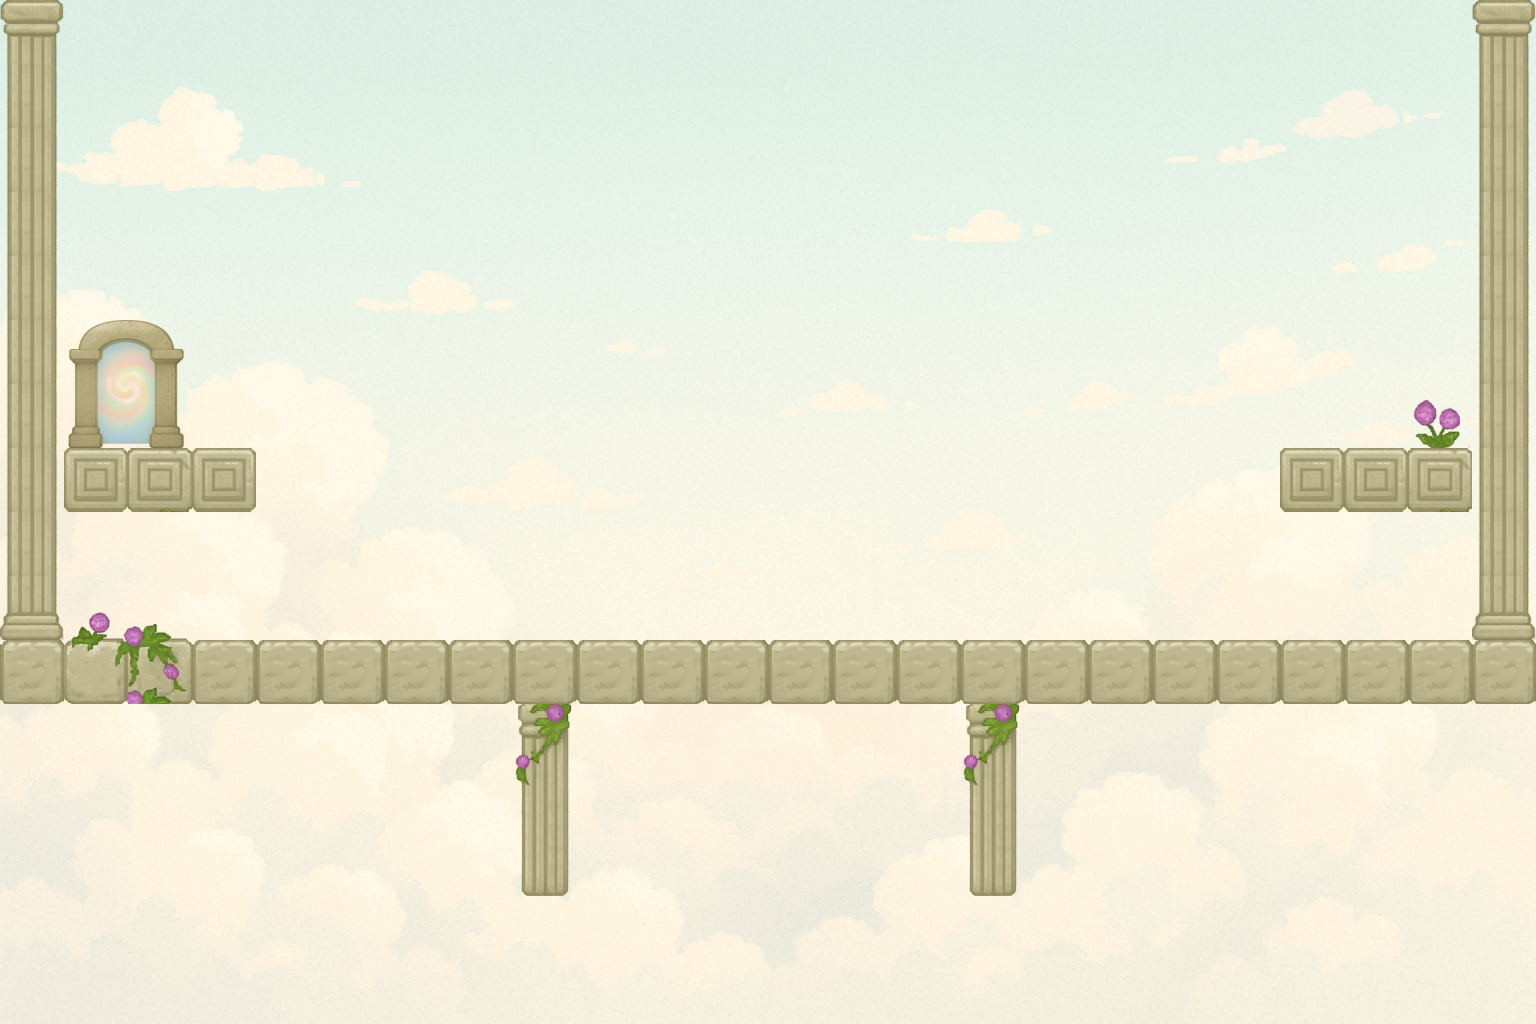

The image is a tile-based game level rendered from a .tmx file. Its description and complete source (layers, tilesets, objects, tile grids) follow:
An orthogonal 24x16 tile map with 64x64 px tiles, 3 tile layers (Ground, Obstacle, Decoration), 3 tilesets, 1 image layer and 15 objects (6x waypoint, 3x enemy_spawn, 3x gem, player_spawn, portal, ...).

<map version="1.10" tiledversion="1.11.2" orientation="orthogonal" renderorder="right-down" width="24" height="16" tilewidth="64" tileheight="64" infinite="0" nextlayerid="9" nextobjectid="49">
 <tileset firstgid="1" source="../tilesets/items.tsx" />
 <tileset firstgid="226" source="../tilesets/enemy.tsx" />
 <tileset firstgid="326" source="../tilesets/tile-1.tsx" />
 <imagelayer id="4" name="Background">
  <image source="../images/level/background_2.png" width="1536" height="1024" />
 </imagelayer>
 <objectgroup id="7" name="Enemies">
  <object id="12" name="enemy_2" type="enemy_spawn" gid="236" x="600" y="640" width="96" height="96">
   <properties>
    <property name="enemy_type" type="int" value="0" />
    <property name="speed" type="int" value="120" />
   </properties>
  </object>
  <object id="16" name="enemy_1" type="enemy_spawn" gid="236" x="200" y="640" width="96" height="96">
   <properties>
    <property name="enemy_type" type="int" value="0" />
    <property name="speed" type="int" value="120" />
   </properties>
  </object>
  <object id="33" name="enemy_3" type="enemy_spawn" gid="236" x="1000" y="640" width="96" height="96">
   <properties>
    <property name="enemy_type" type="int" value="0" />
    <property name="speed" type="int" value="120" />
   </properties>
  </object>
  <object id="42" name="enemy_1_start" type="waypoint" x="200" y="640">
   <point />
  </object>
  <object id="43" name="enemy_1_end" type="waypoint" x="500" y="640">
   <point />
  </object>
  <object id="44" name="enemy_2_start" type="waypoint" x="600" y="640">
   <point />
  </object>
  <object id="45" name="enemy_2_end" type="waypoint" x="900" y="640">
   <point />
  </object>
  <object id="46" name="enemy_3_end" type="waypoint" x="1000" y="640">
   <point />
  </object>
  <object id="47" name="enemy_3_start" type="waypoint" x="1300" y="640">
   <point />
  </object>
 </objectgroup>
 <objectgroup id="8" name="Player">
  <object id="22" name="player" type="player_spawn" x="1340" y="330">
   <point />
  </object>
 </objectgroup>
 <objectgroup id="5" name="Doors">
  <object id="3" name="portal" type="portal" x="96" y="360.32" width="59.8944" height="86.6893" />
 </objectgroup>
 <objectgroup id="6" name="Items">
  <object id="7" name="gem_1" type="gem" gid="1" x="1340" y="320" width="64" height="64" />
  <object id="37" name="gem_2" type="gem" gid="1" x="738.898" y="453.333" width="64" height="64" />
  <object id="38" name="gem_3" type="gem" gid="1" x="225" y="420" width="64" height="64" />
  <object id="39" name="box_1" type="box" gid="16" x="1281.38" y="446" width="64" height="64" />
 </objectgroup>
 <layer id="1" name="Ground" width="24" height="16">
  <data encoding="csv">
0,0,0,0,0,0,0,0,0,0,0,0,0,0,0,0,0,0,0,0,0,0,0,0,
0,0,0,0,0,0,0,0,0,0,0,0,0,0,0,0,0,0,0,0,0,0,0,0,
0,0,0,0,0,0,0,0,0,0,0,0,0,0,0,0,0,0,0,0,0,0,0,0,
0,0,0,0,0,0,0,0,0,0,0,0,0,0,0,0,0,0,0,0,0,0,0,0,
0,0,0,0,0,0,0,0,0,0,0,0,0,0,0,0,0,0,0,0,0,0,0,0,
0,0,0,0,0,0,0,0,0,0,0,0,0,0,0,0,0,0,0,0,0,0,0,0,
0,0,0,0,0,0,0,0,0,0,0,0,0,0,0,0,0,0,0,0,0,0,0,0,
0,331,333,0,0,0,0,0,0,0,0,0,0,0,0,0,0,0,0,0,331,331,333,0,
0,0,0,0,0,0,0,0,0,0,0,0,0,0,0,0,0,0,0,0,0,0,0,0,
0,0,0,0,0,0,0,0,0,0,0,0,0,0,0,0,0,0,0,0,0,0,0,0,
332,334,335,332,332,332,332,332,332,332,332,332,332,332,332,332,332,332,332,332,332,332,332,332,
0,0,0,0,0,0,0,0,0,0,0,0,0,0,0,0,0,0,0,0,0,0,0,0,
0,0,0,0,0,0,0,0,0,0,0,0,0,0,0,0,0,0,0,0,0,0,0,0,
0,0,0,0,0,0,0,0,0,0,0,0,0,0,0,0,0,0,0,0,0,0,0,0,
0,0,0,0,0,0,0,0,0,0,0,0,0,0,0,0,0,0,0,0,0,0,0,0,
0,0,0,0,0,0,0,0,0,0,0,0,0,0,0,0,0,0,0,0,0,0,0,0
</data>
 </layer>
 <layer id="2" name="Obstacle" width="24" height="16">
  <data encoding="csv">
336,0,0,0,0,0,0,0,0,0,0,0,0,0,0,0,0,0,0,0,0,0,0,336,
341,0,0,0,0,0,0,0,0,0,0,0,0,0,0,0,0,0,0,0,0,0,0,341,
341,0,0,0,0,0,0,0,0,0,0,0,0,0,0,0,0,0,0,0,0,0,0,341,
341,0,0,0,0,0,0,0,0,0,0,0,0,0,0,0,0,0,0,0,0,0,0,341,
341,0,0,0,0,0,0,0,0,0,0,0,0,0,0,0,0,0,0,0,0,0,0,341,
341,0,0,0,0,0,0,0,0,0,0,0,0,0,0,0,0,0,0,0,0,0,0,341,
341,0,0,0,0,0,0,0,0,0,0,0,0,0,0,0,0,0,0,0,0,0,0,341,
341,0,0,331,0,0,0,0,0,0,0,0,0,0,0,0,0,0,0,0,0,0,0,341,
341,0,0,0,0,0,0,0,0,0,0,0,0,0,0,0,0,0,0,0,0,0,0,341,
346,0,0,0,0,0,0,0,0,0,0,0,0,0,0,0,0,0,0,0,0,0,0,346,
0,0,0,0,0,0,0,0,0,0,0,0,0,0,0,0,0,0,0,0,0,0,0,0,
0,0,0,0,0,0,0,0,338,0,0,0,0,0,0,338,0,0,0,0,0,0,0,0,
0,0,0,0,0,0,0,0,343,0,0,0,0,0,0,343,0,0,0,0,0,0,0,0,
0,0,0,0,0,0,0,0,348,0,0,0,0,0,0,348,0,0,0,0,0,0,0,0,
0,0,0,0,0,0,0,0,0,0,0,0,0,0,0,0,0,0,0,0,0,0,0,0,
0,0,0,0,0,0,0,0,0,0,0,0,0,0,0,0,0,0,0,0,0,0,0,0
</data>
 </layer>
 <layer id="3" name="Decoration" width="24" height="16">
  <data encoding="csv">
0,0,0,0,0,0,0,0,0,0,0,0,0,0,0,0,0,0,0,0,0,0,0,0,
0,0,0,0,0,0,0,0,0,0,0,0,0,0,0,0,0,0,0,0,0,0,0,0,
0,0,0,0,0,0,0,0,0,0,0,0,0,0,0,0,0,0,0,0,0,0,0,0,
0,0,0,0,0,0,0,0,0,0,0,0,0,0,0,0,0,0,0,0,0,0,0,0,
0,0,0,0,0,0,0,0,0,0,0,0,0,0,0,0,0,0,0,0,0,0,0,0,
0,344,345,0,0,0,0,0,0,0,0,0,0,0,0,0,0,0,0,0,0,0,0,0,
0,349,350,0,0,0,0,0,0,0,0,0,0,0,0,0,0,0,0,0,0,0,328,0,
0,0,0,0,0,0,0,0,0,0,0,0,0,0,0,0,0,0,0,0,0,0,0,0,
0,0,0,0,0,0,0,0,0,0,0,0,0,0,0,0,0,0,0,0,0,0,0,0,
0,329,330,0,0,0,0,0,0,0,0,0,0,0,0,0,0,0,0,0,0,0,0,0,
0,0,330,0,0,0,0,0,0,0,0,0,0,0,0,0,0,0,0,0,0,0,0,0,
0,0,0,0,0,0,0,0,0,0,0,0,0,0,0,0,0,0,0,0,0,0,0,0,
0,0,0,0,0,0,0,0,0,0,0,0,0,0,0,0,0,0,0,0,0,0,0,0,
0,0,0,0,0,0,0,0,0,0,0,0,0,0,0,0,0,0,0,0,0,0,0,0,
0,0,0,0,0,0,0,0,0,0,0,0,0,0,0,0,0,0,0,0,0,0,0,0,
0,0,0,0,0,0,0,0,0,0,0,0,0,0,0,0,0,0,0,0,0,0,0,0
</data>
 </layer>
</map>